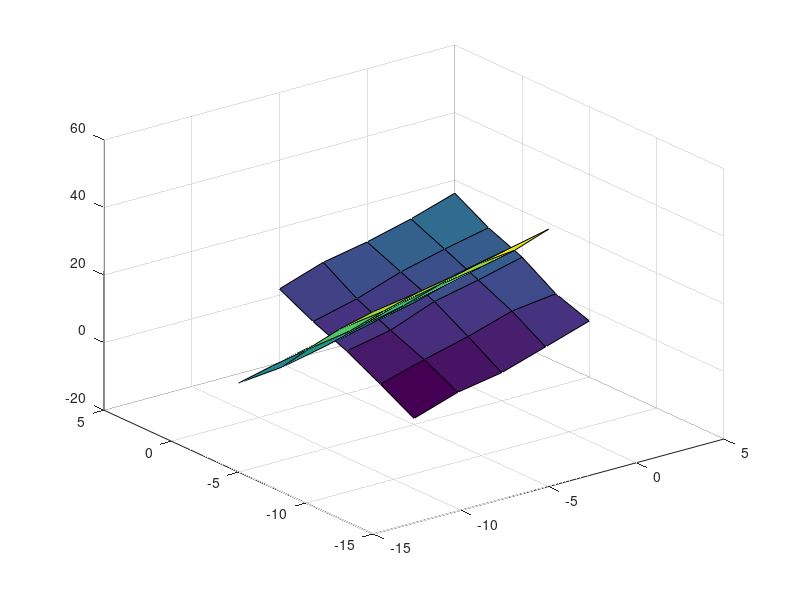

MATLAB code for this plot: (Note: this script raises an error after producing the figure.)
clear all; close all; clc;

%my points
%x = [6 5 4];
%y = [8 4 2];
%z = [4 10 6];

%make a bunch of random planes
A = 4;
B = 6;
C = -3;
D = 5;
%Ax + By + Cz + D = 0
[x1,y1] = meshgrid(linspace(-5,5,5), linspace(-5,5,5));
z = (D - A .* x1 - B .* y1) ./ C
z1 = z + rand(size(z)) * 2;

A = 10;
B = -40;
C = -10;
D = 1;
%Ax + By + Cz + D = 0
[x2,y2] = meshgrid(linspace(-15, -5, 5), linspace(-15, -5, 5));
z = (D - A .* x2 - B .* y2) ./ C;
z2 = z + rand(size(z)) * 2;
surf(x1,y1,z1)
hold on
surf(x2,y2,z2)

%x = [reshape(x1,1,length(x1) * length(x1(1,:))) reshape(x2,1,length(x2)*length(x2(1,:)))];
%y = [reshape(y1,1,length(y1) * length(y1(1,:))) reshape(y2,1,length(y2)*length(y2(1,:)))];
%z = [reshape(z1,1,length(z1) * length(z1(1,:))) reshape(z2,1,length(z2)*length(z2(1,:)))];

accumSize = 50; 
minPercentVotes = 50;  
dupRhoInterval = 1;
dupThetaInterval = 1;
dupPhiInterval = 1;

x = reshape(x1,1,length(x1) * length(x1(1,:)));
y = reshape(y1,1,length(y1) * length(y1(1,:)));
z = reshape(z1,1,length(z1) * length(z1(1,:)));

[theta, phi, rho] = hough_3D(x, y, z, accumSize, minPercentVotes, dupRhoInterval, dupThetaInterval, dupPhiInterval)
%%
plotx = [-1000 -1000 1000 1000];
ploty = [-1000 1000 1000 -1000];
axis([min(x) max(x) min(y) max(y) min(z) max(z)])
for j = 1:length(rho) %for all detected planes
    points = zeros(3, length(plotx)); %store the x,y,z corner points of plane
    for k = 1:length(plotx) %for each of the four corner points of the plane
        %find corresponding z value
        plotz = (rho(j) - plotx(k).*cosd(theta(j)).*sind(phi(j)) - ploty(k).*sind(phi(j)).*sind(theta(j))) ./ cosd(phi(j));
        %pitfall is that if phi = 90 or -90, z goes to infinity
        %need to figure out a more robust version of this
        points(1,k) = plotx(k); %append x coord
        points(2,k) = ploty(k); %append y coord
        points(3,k) = plotz; %append z coord
    end
    %plot four corner points, filling the area between them
    fill3(points(1,:),points(2,:),points(3,:),'r')
    grid on
    alpha(0.3)
    xlabel('x (m)')
    ylabel('y (m)')
    zlabel('z (m)')
    hold on

end